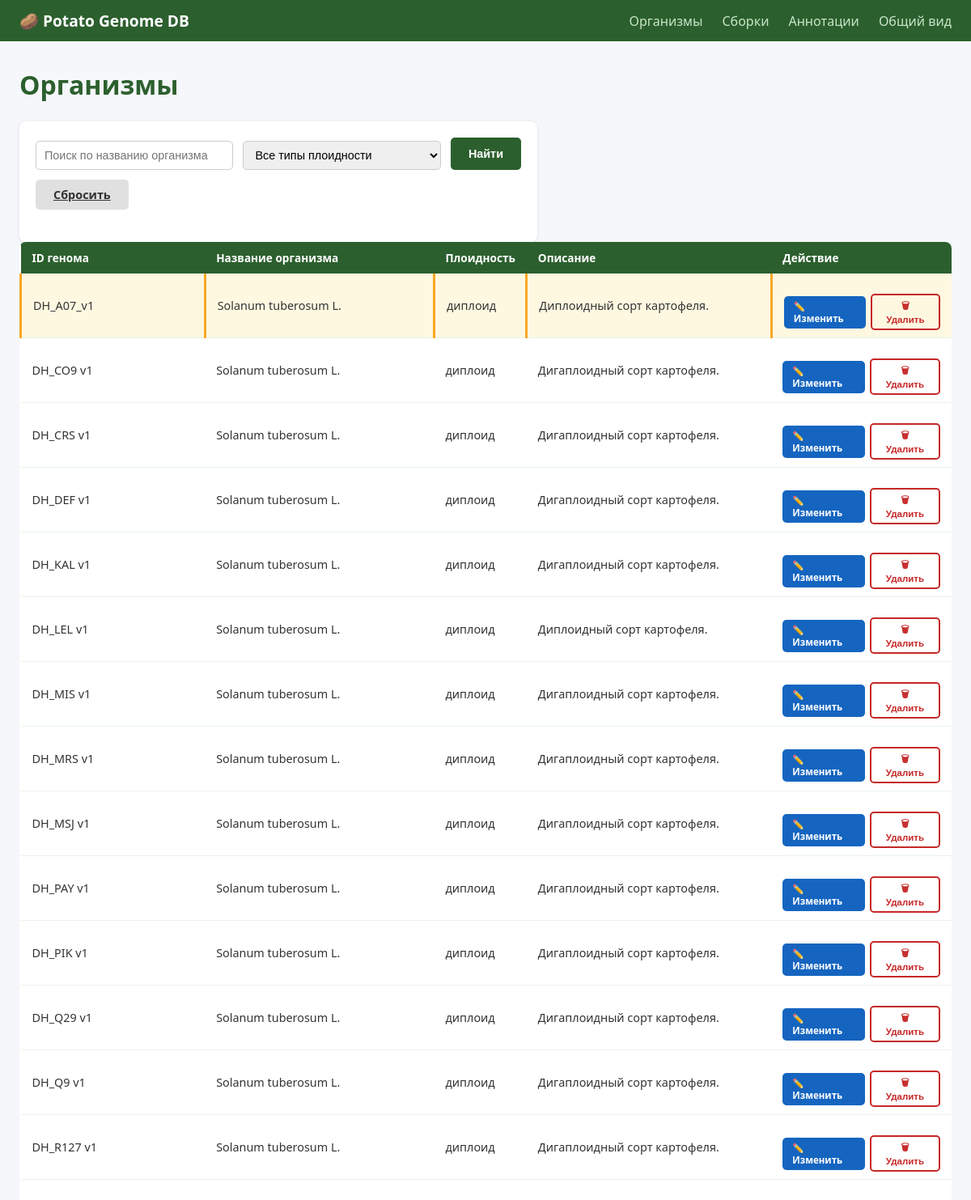
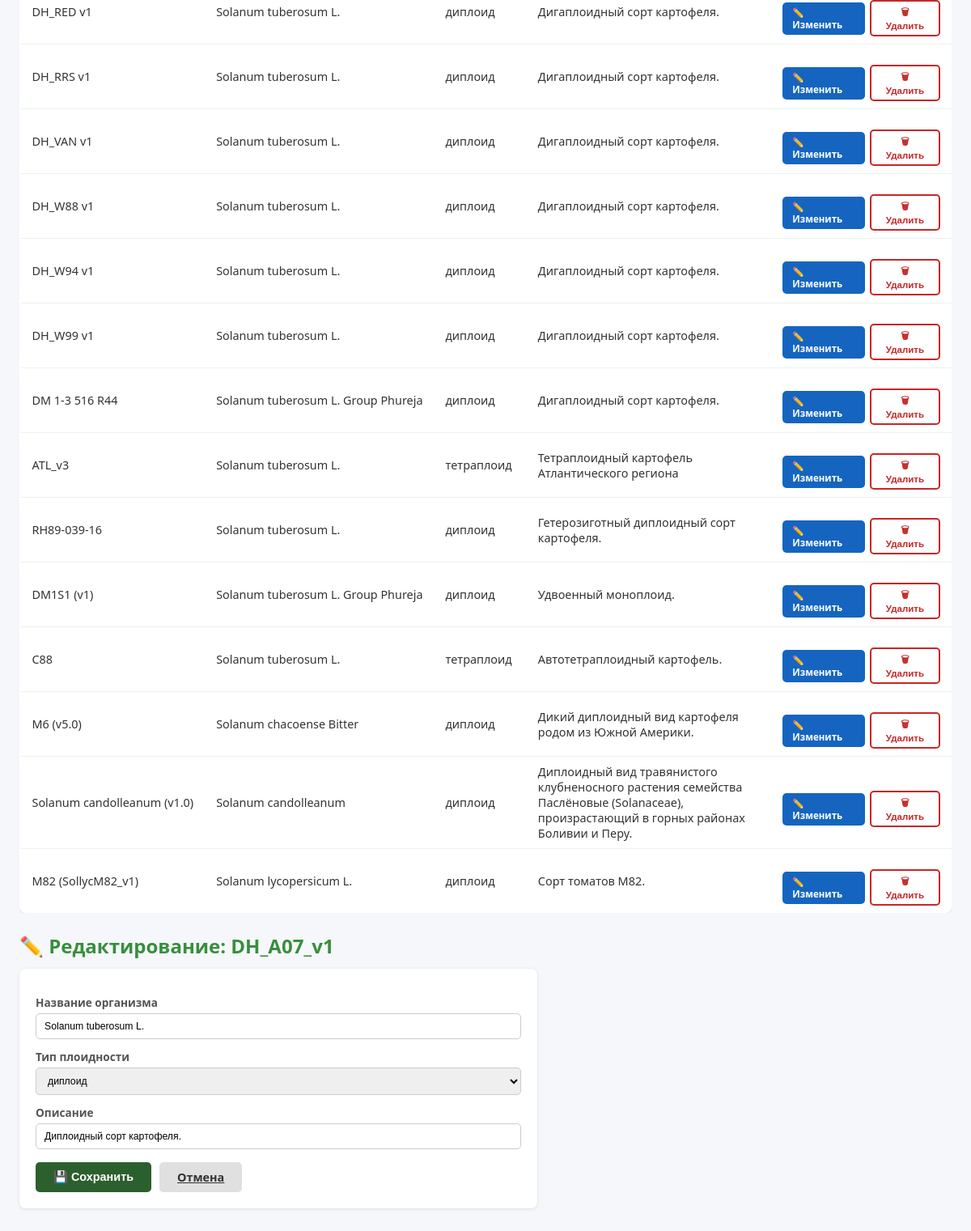
/organisms/DH_A07_v1/edit, run on the app's committed database (2 pictures, top to bottom).
### models/Organism.py (models this page shows)
class Organism(Base):
    __tablename__ = "Organism"
    genome_id    = Column(String, primary_key=True, index=True)
    organism_name = Column(String, nullable=True)
    ploidy_type  = Column(String, nullable=True)
    description  = Column(Text, nullable=True)
    assembly   = relationship(
        "Genome_assembly",
        back_populates="organism",
        cascade="all, delete-orphan",
        uselist=False,
    )
    annotation = relationship(
        "Genome_annotation",
        back_populates="organism",
        cascade="all, delete-orphan",
        uselist=False,
    )

### main.py (the view)
@app.get("/organisms/{genome_id}/edit", response_class=HTMLResponse)
def edit_organism_form(genome_id: str, request: Request, db: Session = Depends(get_db)):
    org = db.get(Organism, genome_id)
    if not org:
        return redirect("/organisms", error=f"'{genome_id}' не найден.")
    ploidy_types = [r[0] for r in db.query(Organism.ploidy_type).distinct() if r[0]]
    return templates.TemplateResponse(request=request, name="Organism.html", context={
        "organisms": db.query(Organism).all(), "ploidy_types": ploidy_types,
        "filters": {}, "edit_row": org, "message": "", "error": "",
    })

### templates/Organism.html (shortened to what this page needs)
{% extends "base.html" %}
{% block content %}
<h1>Организмы</h1>
<form method="get" action="/organisms">
  <div class="filters">
    <input  name="organism_name" placeholder="Поиск по названию организма"
            value="{{ filters.organism_name or '' }}">
    <select name="ploidy_type">
      <option value="">Все типы плоидности</option>
    </select>
    <button type="submit" class="btn btn-primary">Найти</button>
    <a href="/organisms" class="btn" style="background:#e0e0e0;color:#333">Сбросить</a>
  </div>
</form>
<div class="table-wrap">
  <table>
    <thead>
      <tr>
        <th>ID генома</th><th>Название организма</th><th>Плоидность</th>
        <th>Описание</th><th>Действие</th>
      </tr>
    </thead>
    <tbody>
      {% for org in organisms %}
      <tr {% if edit_row and edit_row.genome_id == org.genome_id %}class="row-editing"{% endif %}>
        <td class="col-nowrap">{{ org.genome_id }}</td>
        <td class="col-nowrap">{{ org.organism_name }}</td>
        <td class="col-nowrap">{{ org.ploidy_type | ploidy_ru }}</td>
        <td class="col-desc">{{ org.description }}</td>
        <td>
          <div class="action-btns">
            <a href="/organisms/{{ org.genome_id }}/edit" class="btn btn-edit">✏️ Изменить</a>
            <form class="del-form" method="post" action="/organisms/{{ org.genome_id }}/delete"
                  onsubmit="return confirm('Удалить {{ org.genome_id }}?')">
              <button type="submit" class="btn btn-danger">🗑 Удалить</button>
            </form>
          </div>
        </td>
      </tr>
      {% else %}
      <tr><td colspan="5" style="text-align:center;color:#aaa">Записи не найдены.</td></tr>
      {% endfor %}
    </tbody>
  </table>
</div>
{% if edit_row %}
<h2>✏️ Редактирование: {{ edit_row.genome_id }}</h2>
<form method="post" action="/organisms/{{ edit_row.genome_id }}/edit">
  <label>Название организма
    <input name="organism_name" value="{{ edit_row.organism_name or '' }}">
  </label>
  <label>Тип плоидности
    <select name="ploidy_type">
      <option value="diploid"    {% if edit_row.ploidy_type == 'diploid'    %}selected{% endif %}>диплоид</option>
    </select>
  </label>
  <label>Описание
    <input name="description" value="{{ edit_row.description or '' }}">
  </label>
  <div style="display:flex;gap:10px;margin-top:16px">
    <button type="submit" class="btn btn-primary" style="margin-top:0">💾 Сохранить</button>
    <a href="/organisms" class="btn" style="background:#e0e0e0;color:#333;margin-top:0">Отмена</a>
  </div>
</form>
{% endif %}
{% endblock %}

### templates/base.html (style rules this page uses)
* { box-sizing: border-box; margin: 0; padding: 0; }
body { font-family: 'Segoe UI', sans-serif; background: #f5f7fa; color: #333; }
h1 { color: #2c5f2e; margin-bottom: 24px; }
h2 { color: #388e3c; margin: 24px 0 12px; }
.table-wrap { overflow-x: auto; }
table { width: 100%; border-collapse: collapse; background: white; border-radius: 8px; overflow: hidden; box-shadow: 0 1px 4px rgba(0,0,0,.1); }
th { background: #2c5f2e; color: white; padding: 10px 14px; text-align: left; font-size: .85em; white-space: nowrap; }
td { padding: 9px 14px; border-bottom: 1px solid #e8f5e9; font-size: .9em; }
.col-nowrap { white-space: nowrap; }
.col-desc { max-width: 340px; word-break: break-word; }
tr:last-child td { border-bottom: none; }
form { background: white; padding: 20px; border-radius: 8px; box-shadow: 0 1px 4px rgba(0,0,0,.1); max-width: 640px; }
label { display: block; margin-top: 12px; font-size: .85em; color: #555; font-weight: 600; }
input, select { width: 100%; margin-top: 4px; padding: 8px 10px; border: 1px solid #ccc; border-radius: 5px; font-size: .9em; }
.btn { display: inline-block; margin-top: 16px; padding: 9px 22px; border: none; border-radius: 5px; cursor: pointer; font-size: .9em; font-weight: 600; }
.btn-primary { background: #2c5f2e; color: white; }
.filters { display: flex; gap: 12px; flex-wrap: wrap; margin-bottom: 20px; }
.filters input, .filters select { width: auto; flex: 1 1 160px; }
.filters .btn { margin-top: 0; }
td a { color: #2c5f2e; }
.del-form { display: inline; }
.btn-edit { background: #1565c0; color: white; padding: 5px 12px; font-size: .8em; text-decoration: none; border-radius: 5px; font-weight: 600; }
.btn-danger { padding: 5px 12px; font-size: .8em; background: transparent; color: #c62828; border: 2px solid #c62828; border-radius: 5px; font-weight: 600; cursor: pointer; }
.action-btns { display: flex; gap: 6px; align-items: center; flex-wrap: nowrap; }
tr.row-editing td { background: #fff8e1 !important; border-left: 3px solid #f9a825; }
td form, .del-form { background: none; padding: 0; box-shadow: none; max-width: none; border-radius: 0; }

### data on the page
Organism: genome_id "DH_A07_v1", organism_name "Solanum tuberosum L.", ploidy_type|ploidy_ru "диплоид", description "Диплоидный сорт картофеля.", ploidy_type "диплоид"
Organism: genome_id "DH_CO9 v1", organism_name "Solanum tuberosum L.", ploidy_type|ploidy_ru "диплоид", description "Дигаплоидный сорт картофеля."
Organism: genome_id "DH_CRS v1", organism_name "Solanum tuberosum L.", ploidy_type|ploidy_ru "диплоид", description "Дигаплоидный сорт картофеля."
Organism: genome_id "DH_DEF v1", organism_name "Solanum tuberosum L.", ploidy_type|ploidy_ru "диплоид", description "Дигаплоидный сорт картофеля."
Organism: genome_id "DH_KAL v1", organism_name "Solanum tuberosum L.", ploidy_type|ploidy_ru "диплоид", description "Дигаплоидный сорт картофеля."
Organism: genome_id "DH_LEL v1", organism_name "Solanum tuberosum L.", ploidy_type|ploidy_ru "диплоид", description "Диплоидный сорт картофеля."
Organism: genome_id "DH_MIS v1", organism_name "Solanum tuberosum L.", ploidy_type|ploidy_ru "диплоид", description "Дигаплоидный сорт картофеля."
Organism: genome_id "DH_MRS v1", organism_name "Solanum tuberosum L.", ploidy_type|ploidy_ru "диплоид", description "Дигаплоидный сорт картофеля."
Organism: genome_id "DH_MSJ v1", organism_name "Solanum tuberosum L.", ploidy_type|ploidy_ru "диплоид", description "Дигаплоидный сорт картофеля."
Organism: genome_id "DH_PAY v1", organism_name "Solanum tuberosum L.", ploidy_type|ploidy_ru "диплоид", description "Дигаплоидный сорт картофеля."
Organism: genome_id "DH_PIK v1", organism_name "Solanum tuberosum L.", ploidy_type|ploidy_ru "диплоид", description "Дигаплоидный сорт картофеля."
Organism: genome_id "DH_Q29 v1", organism_name "Solanum tuberosum L.", ploidy_type|ploidy_ru "диплоид", description "Дигаплоидный сорт картофеля."
Organism: genome_id "DH_Q9 v1", organism_name "Solanum tuberosum L.", ploidy_type|ploidy_ru "диплоид", description "Дигаплоидный сорт картофеля."
Organism: genome_id "DH_R127 v1", organism_name "Solanum tuberosum L.", ploidy_type|ploidy_ru "диплоид", description "Дигаплоидный сорт картофеля."
Organism: genome_id "DH_RED v1", organism_name "Solanum tuberosum L.", ploidy_type|ploidy_ru "диплоид", description "Дигаплоидный сорт картофеля."
Organism: genome_id "DH_RRS v1", organism_name "Solanum tuberosum L.", ploidy_type|ploidy_ru "диплоид", description "Дигаплоидный сорт картофеля."
Organism: genome_id "DH_VAN v1", organism_name "Solanum tuberosum L.", ploidy_type|ploidy_ru "диплоид", description "Дигаплоидный сорт картофеля."
Organism: genome_id "DH_W88 v1", organism_name "Solanum tuberosum L.", ploidy_type|ploidy_ru "диплоид", description "Дигаплоидный сорт картофеля."
Organism: genome_id "DH_W94 v1", organism_name "Solanum tuberosum L.", ploidy_type|ploidy_ru "диплоид", description "Дигаплоидный сорт картофеля."
Organism: genome_id "DH_W99 v1", organism_name "Solanum tuberosum L.", ploidy_type|ploidy_ru "диплоид", description "Дигаплоидный сорт картофеля."
Organism: genome_id "DM 1-3 516 R44", organism_name "Solanum tuberosum L. Group Phureja", ploidy_type|ploidy_ru "диплоид", description "Дигаплоидный сорт картофеля."
Organism: genome_id "ATL_v3", organism_name "Solanum tuberosum L.", ploidy_type|ploidy_ru "тетраплоид", description "Тетраплоидный картофель Атлантического региона"
Organism: genome_id "RH89-039-16", organism_name "Solanum tuberosum L.", ploidy_type|ploidy_ru "диплоид", description "Гетерозиготный диплоидный сорт картофеля."
Organism: genome_id "DM1S1 (v1)", organism_name "Solanum tuberosum L. Group Phureja", ploidy_type|ploidy_ru "диплоид", description "Удвоенный моноплоид."
Organism: genome_id "C88", organism_name "Solanum tuberosum L.", ploidy_type|ploidy_ru "тетраплоид", description "Автотетраплоидный картофель."
Organism: genome_id "M6 (v5.0)", organism_name "Solanum chacoense Bitter", ploidy_type|ploidy_ru "диплоид", description "Дикий диплоидный вид картофеля родом из Южной Америки."
Organism: genome_id "Solanum candolleanum (v1.0)", organism_name "Solanum candolleanum", ploidy_type|ploidy_ru "диплоид", description "Диплоидный вид травянистого клубненосного растения семейства Паслёновые (Solanaceae), произрастающий в горных районах Боливии и Перу."
Organism: genome_id "M82 (SollycM82_v1)", organism_name "Solanum lycopersicum L.", ploidy_type|ploidy_ru "диплоид", description "Сорт томатов M82."
